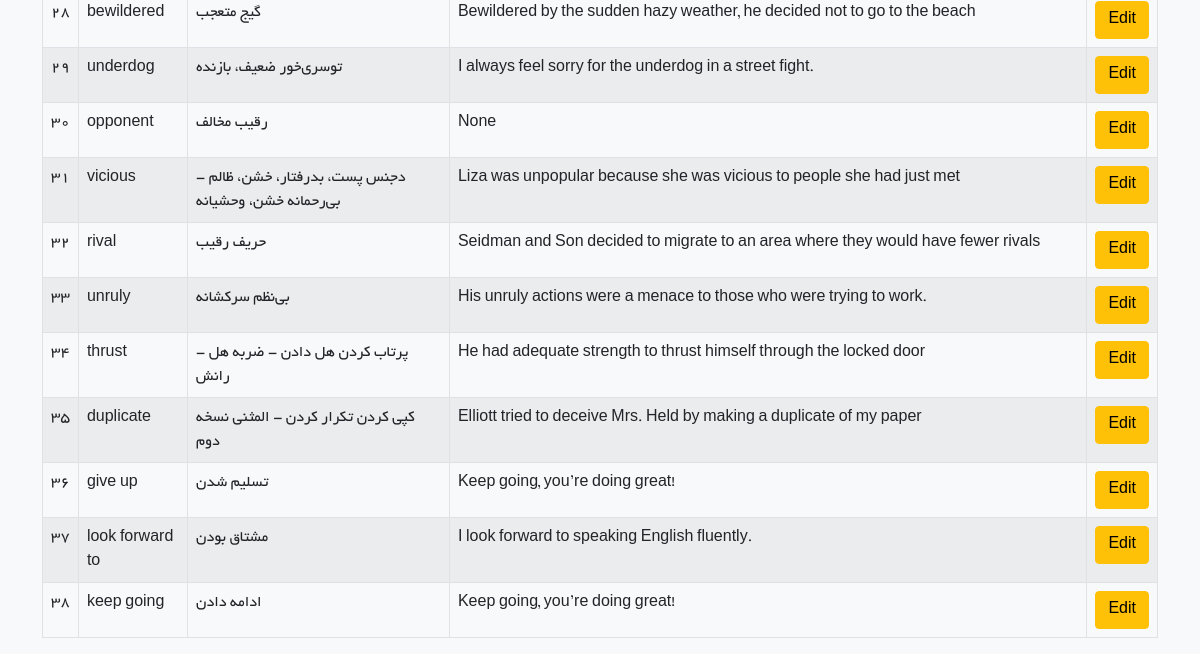
The page /flashcard/cards/ (lower part) on the database as committed earlier.
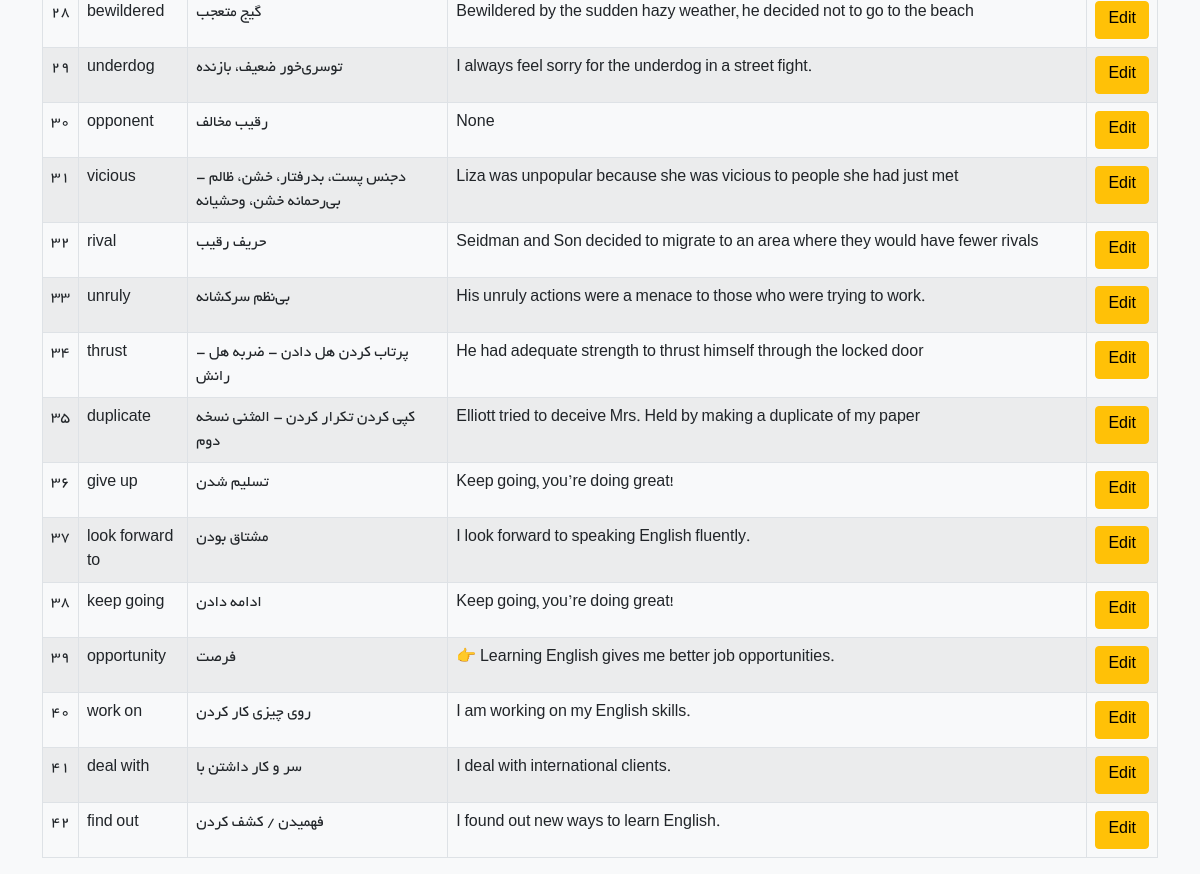
The same page on the database as committed later.
### home/models.py (models this page shows, shortened)
class FlashCard(models.Model):
    word = models.CharField(max_length=512)
    meaning = models.CharField(max_length=512)
    example = models.CharField(max_length=1024, null=True, blank=True)
    rate = models.SmallIntegerField(default=0)
    last_reply = models.BooleanField(default=False)
    created_at = models.DateTimeField(auto_now_add=True)
    next_review_date = models.DateField()

### home/views.py (the view)
# urls.py: path("cards/" ,CardsView.as_view(),name="cards"),
class CardsView(View):
    def get(self, request):
        cards = FlashCard.objects.all()
        return render(request, "home/cards.html", {"cards": cards})

### home/templates/home/cards.html (shortened to what this page needs)
{% extends 'base.html' %}
{% block content %}
  {% if cards %}
    <table class="table table-bordered table-striped">
      <tbody>
        {% for card in cards %}
          <tr>
            <td>{{ forloop.counter }}</td>
            <td>{{ card.word }}</td>
            <td>{{ card.meaning }}</td>
            <td>{{ card.example }}</td>
            <td><a class="btn btn-warning" href="{% url 'home:cardedit' card.id %}">Edit</a></td>
          </tr>
        {% endfor %}
      </tbody>
    </table>
  {% else %}
    <div class="alert alert-warning" role="alert">No cards available.</div>
  {% endif %}
{% endblock %}

### templates/base.html (shortened to what this page needs)
{% load static %}
<!DOCTYPE html>
<html lang="fa">
<head>
  <link href="https://cdn.jsdelivr.net/npm/bootstrap@5.0.2/dist/css/bootstrap.min.css" rel="stylesheet"
 />
</head>
<body class="bg-light byekan2">
  <div class="container mt-5">
    {% block content %}
    {% endblock %}
  </div>
</body>
</html>

Rows that differ between the two databases and show on the page:
added FlashCard: word "opportunity", meaning "فرصت", example "👉 Learning English gives me better job opportunities."
added FlashCard: word "work on", meaning "روی چیزی کار کردن", example "I am working on my English skills."
added FlashCard: word "deal with", meaning "سر و کار داشتن با", example "I deal with international clients."
added FlashCard: word "find out", meaning "فهمیدن / کشف کردن", example "I found out new ways to learn English."
